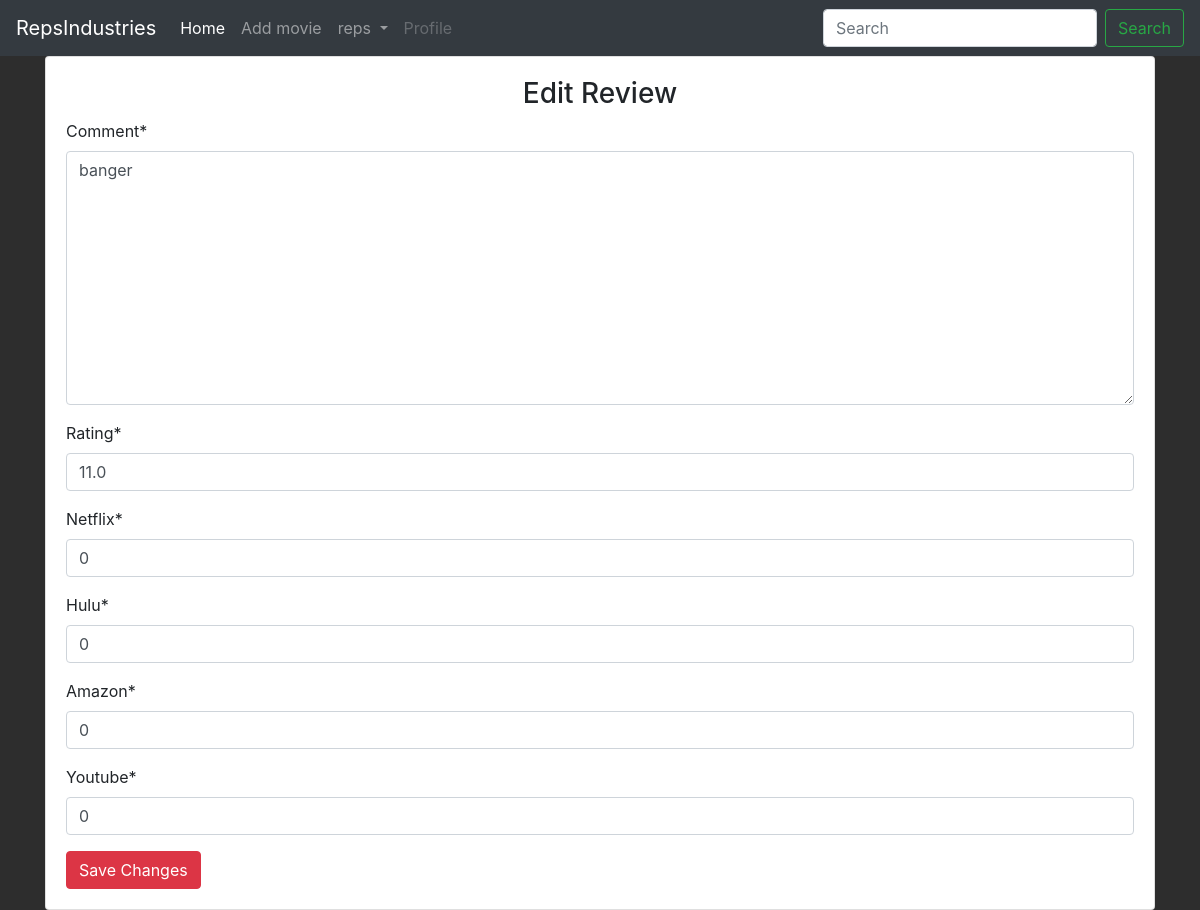
The app's page /editreview/2/1/ (signed in) with its own data.
### main/models.py (models this page shows, shortened)
class Review(models.Model):
    movie = models.ForeignKey(Movie, on_delete=models.CASCADE)
    user = models.ForeignKey(User, on_delete=models.CASCADE)
    comment = models.TextField(max_length=1000)
    rating = models.FloatField(default=0)
    netflix = models.IntegerField(default=0)
    hulu = models.IntegerField(default=0)
    amazon = models.IntegerField(default=0)
    youtube = models.IntegerField(default=0)

### main/views.py (the view)
# urls.py: path('editreview/<int:movie_id>/<int:review_id>/', views.edit_review, name="edit_review"),
def edit_review(request, movie_id, review_id):
    if request.user.is_authenticated:
        movie = Movie.objects.get(id=movie_id)
        review = Review.objects.get(movie=movie, id=review_id)
        if request.user == review.user:
            if request.method == "POST":
                form = ReviewForm(request.POST, instance=review)
                if form.is_valid():
                    data = form.save(commit=False)
                    if(data.rating > 10) or (data.rating < 0):
                        error = "out of rating bounds."
                        return render(request, 'main/editreview.html', {"error": error, "form":form})
                    else:
                        data.save()
                        return redirect("main:detail", movie_id)
            else:
                form = ReviewForm(instance=review)
            return render(request, 'main/editreview.html', {"form":form})
        else:
            return redirect("main:detail", movie_id)
    else:
        return redirect("accounts:login")

### main/forms.py
class ReviewForm(forms.ModelForm):
    class Meta:
        model =Review
        fields = ('comment', 'rating', 'netflix', 'hulu', 'amazon', 'youtube')

### main/templates/main/editreview.html (shortened to what this page needs)
{% extends 'main/base.html' %}
{% load crispy_forms_tags %}
{% block content %}
<div class="container">
    <div class="card">
        <dic class="card-body">
            <h3 class="text-center">Edit Review</h3>
            <form action="" method="POST">
                {{ form | crispy }}
                <input type="submit" value="Save Changes" class="btn btn-danger">
            </form>
        </dic>
    </div>
</div>
{% endblock %}

### main/templates/main/base.html (shortened to what this page needs)
<!doctype html>
<html lang="en">
  <head>
    <link rel="stylesheet" href="https://maxcdn.bootstrapcdn.com/bootstrap/4.0.0/css/bootstrap.min.css">
    {% load static %}
    <link rel="stylesheet" href="{% static 'css/main.css' %}">
  </head>
  <body>
    <nav class="navbar navbar-expand-lg navbar-dark bg-dark text-white">
      <a class="navbar-brand" href="{% url 'main:home' %}">RepsIndustries</a>
      <div class="collapse navbar-collapse" id="navbarSupportedContent">
        <ul class="navbar-nav mr-auto">
          <li class="nav-item active">
            <a class="nav-link" href="{% url 'main:home' %}">Home <span class="sr-only">(current)</span></a>
          </li>
          <li class="nav-item">
            <a class="nav-link" href="{% url 'main:add_movies' %}">Add movie</a>
          </li>
          {% if user.is_authenticated %}
          <li class="nav-item dropdown">
            <a class="nav-link dropdown-toggle" href="#" id="navbarDropdown" role="button" data-toggle="dropdown" aria-haspopup="true" aria-expanded="false">
              {{ user.username }}
            </a>
          </li>
          {% endif %}
          <li class="nav-item">
            <a class="nav-link disabled" href="#">Profile</a>
          </li>
        </ul>
        <form class="form-inline my-2 my-lg-0" method="GET" action="{% url 'main:home' %}">
          <input class="form-control mr-sm-2" type="search" placeholder="Search" aria-label="Search" name="title">
          <button class="btn btn-outline-success my-2 my-sm-0" type="submit">Search</button>
        </form>
      </div>
    </nav>
    {% block content %}
    {% endblock %}
  </body>
</html>

### main/static/css/main.css (style rules this page uses)
body { background-color: #2d2d2d; }

### records on screen
Review: comment "banger", rating "11.0", netflix "0", hulu "0", amazon "0", youtube "0"

### other values on screen
{{ user.username }} "reps"
